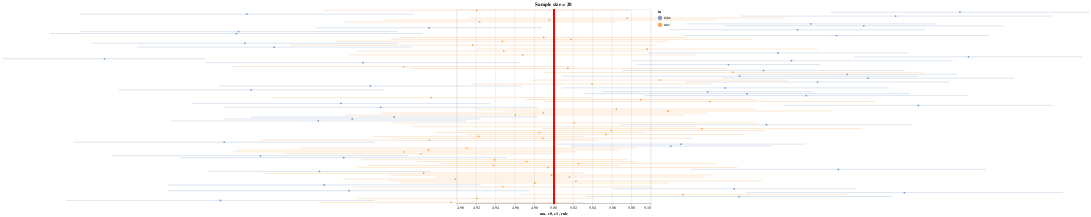

The code cell stored with this chart in its notebook:
### Code cell
points = alt.Chart(df).mark_circle(size=20).encode(
    alt.X("mu:Q", scale=alt.Scale(domain=[4.9, 5.1])),
    alt.Y('point:O', axis=None),
    alt.Color('in'))

error_bars = points.mark_rule(size=0.5).encode(
    x='c0',
    x2='c1',
)

rule = alt.Chart(df).mark_rule(color='red', size=3).encode(
    x='rule'
)

(points + error_bars + rule).properties(height=500, width=500, title=f'Sample size = {size}')

### Figure 1 — Vega-Lite specification as saved in the notebook (floating-point values rounded to 4 significant figures)
{"$schema": "https://vega.github.io/schema/vega-lite/v3.4.0.json", "config": {"mark": {"tooltip": null}, "view": {"height": 300, "width": 400}}, "data": {"name": "data-ffd6818ce44db904ea191a103e434950"}, "datasets": {"data-ffd6818ce44db904ea191a103e434950": [{"c0": 4.762, "c1": 5.079, "in": true, "mu": 4.921, "point": 0, "rule": 5}, {"c0": 5.285, "c1": 5.552, "in": false, "mu": 5.419, "point": 1, "rule": 5}, {"c0": 4.511, "c1": 4.856, "in": false, "mu": 4.684, "point": 2, "rule": 5}, {"c0": 5.192, "c1": 5.513, "in": false, "mu": 5.353, "point": 3, "rule": 5}, {"c0": 4.913, "c1": 5.238, "in": true, "mu": 5.076, "point": 4, "rule": 5}, {"c0": 4.826, "c1": 5.165, "in": true, "mu": 4.995, "point": 5, "rule": 5}, {"c0": 4.784, "c1": 5.063, "in": true, "mu": 4.924, "point": 6, "rule": 5}, {"c0": 5.137, "c1": 5.393, "in": false, "mu": 5.265, "point": 7, "rule": 5}, {"c0": 5.176, "c1": 5.464, "in": false, "mu": 5.32, "point": 8, "rule": 5}, {"c0": 4.755, "c1": 4.988, "in": false, "mu": 4.872, "point": 9, "rule": 5}, {"c0": 5.12, "c1": 5.383, "in": false, "mu": 5.251, "point": 10, "rule": 5}, {"c0": 4.511, "c1": 4.839, "in": false, "mu": 4.675, "point": 11, "rule": 5}, {"c0": 4.481, "c1": 4.865, "in": false, "mu": 4.673, "point": 12, "rule": 5}, {"c0": 5.135, "c1": 5.449, "in": false, "mu": 5.292, "point": 13, "rule": 5}, {"c0": 4.84, "c1": 5.139, "in": true, "mu": 4.99, "point": 14, "rule": 5}, {"c0": 4.832, "c1": 5.204, "in": true, "mu": 5.018, "point": 15, "rule": 5}, {"c0": 4.776, "c1": 5.118, "in": true, "mu": 4.947, "point": 16, "rule": 5}, {"c0": 4.523, "c1": 4.84, "in": false, "mu": 4.682, "point": 17, "rule": 5}, {"c0": 4.728, "c1": 5.105, "in": true, "mu": 4.917, "point": 18, "rule": 5}, {"c0": 4.571, "c1": 4.853, "in": false, "mu": 4.712, "point": 19, "rule": 5}, {"c0": 4.921, "c1": 5.272, "in": true, "mu": 5.096, "point": 20, "rule": 5}, {"c0": 4.798, "c1": 5.1, "in": true, "mu": 4.949, "point": 21, "rule": 5}, {"c0": 5.097, "c1": 5.366, "in": false, "mu": 5.231, "point": 22, "rule": 5}, {"c0": 4.789, "c1": 5.147, "in": true, "mu": 4.968, "point": 23, "rule": 5}, {"c0": 5.31, "c1": 5.545, "in": false, "mu": 5.428, "point": 24, "rule": 5}, {"c0": 4.432, "c1": 4.642, "in": false, "mu": 4.537, "point": 25, "rule": 5}, {"c0": 5.08, "c1": 5.41, "in": false, "mu": 5.245, "point": 26, "rule": 5}, {"c0": 4.641, "c1": 4.966, "in": false, "mu": 4.803, "point": 27, "rule": 5}, {"c0": 5.086, "c1": 5.275, "in": false, "mu": 5.18, "point": 28, "rule": 5}, {"c0": 4.669, "c1": 5.022, "in": true, "mu": 4.845, "point": 29, "rule": 5}, {"c0": 4.852, "c1": 5.177, "in": true, "mu": 5.015, "point": 30, "rule": 5}, {"c0": 5.071, "c1": 5.362, "in": false, "mu": 5.216, "point": 31, "rule": 5}, {"c0": 4.989, "c1": 5.38, "in": true, "mu": 5.185, "point": 32, "rule": 5}, {"c0": 5.189, "c1": 5.416, "in": false, "mu": 5.302, "point": 33, "rule": 5}, {"c0": 5.008, "c1": 5.375, "in": false, "mu": 5.192, "point": 34, "rule": 5}, {"c0": 5.174, "c1": 5.475, "in": false, "mu": 5.324, "point": 35, "rule": 5}, {"c0": 4.977, "c1": 5.241, "in": true, "mu": 5.109, "point": 36, "rule": 5}, {"c0": 5.136, "c1": 5.408, "in": false, "mu": 5.272, "point": 37, "rule": 5}, {"c0": 4.914, "c1": 5.165, "in": true, "mu": 5.04, "point": 38, "rule": 5}, {"c0": 4.655, "c1": 4.967, "in": false, "mu": 4.811, "point": 39, "rule": 5}, {"c0": 5.008, "c1": 5.346, "in": false, "mu": 5.177, "point": 40, "rule": 5}, {"c0": 4.552, "c1": 4.825, "in": false, "mu": 4.688, "point": 41, "rule": 5}, {"c0": 5.05, "c1": 5.267, "in": false, "mu": 5.159, "point": 42, "rule": 5}, {"c0": 5.031, "c1": 5.368, "in": false, "mu": 5.199, "point": 43, "rule": 5}, {"c0": 5.094, "c1": 5.427, "in": false, "mu": 5.26, "point": 44, "rule": 5}, {"c0": 4.709, "c1": 5.038, "in": true, "mu": 4.874, "point": 45, "rule": 5}, {"c0": 4.971, "c1": 5.209, "in": true, "mu": 5.09, "point": 46, "rule": 5}, {"c0": 4.992, "c1": 5.331, "in": true, "mu": 5.161, "point": 47, "rule": 5}, {"c0": 4.626, "c1": 4.935, "in": false, "mu": 4.781, "point": 48, "rule": 5}, {"c0": 5.238, "c1": 5.514, "in": false, "mu": 5.376, "point": 49, "rule": 5}, {"c0": 4.66, "c1": 4.983, "in": false, "mu": 4.822, "point": 50, "rule": 5}, {"c0": 4.919, "c1": 5.21, "in": true, "mu": 5.065, "point": 51, "rule": 5}, {"c0": 4.95, "c1": 5.286, "in": true, "mu": 5.118, "point": 52, "rule": 5}, {"c0": 4.821, "c1": 5.158, "in": true, "mu": 4.989, "point": 53, "rule": 5}, {"c0": 4.786, "c1": 5.135, "in": true, "mu": 4.961, "point": 54, "rule": 5}, {"c0": 4.688, "c1": 4.984, "in": false, "mu": 4.836, "point": 55, "rule": 5}, {"c0": 4.661, "c1": 4.924, "in": false, "mu": 4.792, "point": 56, "rule": 5}, {"c0": 4.605, "c1": 4.909, "in": false, "mu": 4.757, "point": 57, "rule": 5}, {"c0": 4.832, "c1": 5.211, "in": true, "mu": 5.021, "point": 58, "rule": 5}, {"c0": 5.069, "c1": 5.37, "in": false, "mu": 5.219, "point": 59, "rule": 5}, {"c0": 4.855, "c1": 5.147, "in": true, "mu": 5.001, "point": 60, "rule": 5}, {"c0": 4.988, "c1": 5.318, "in": true, "mu": 5.153, "point": 61, "rule": 5}, {"c0": 4.901, "c1": 5.217, "in": true, "mu": 5.059, "point": 62, "rule": 5}, {"c0": 4.877, "c1": 5.093, "in": true, "mu": 4.985, "point": 63, "rule": 5}, {"c0": 4.912, "c1": 5.196, "in": true, "mu": 5.054, "point": 64, "rule": 5}, {"c0": 4.814, "c1": 5.031, "in": true, "mu": 4.923, "point": 65, "rule": 5}, {"c0": 4.835, "c1": 5.143, "in": true, "mu": 4.989, "point": 66, "rule": 5}, {"c0": 4.699, "c1": 5.045, "in": true, "mu": 4.872, "point": 67, "rule": 5}, {"c0": 4.505, "c1": 4.815, "in": false, "mu": 4.66, "point": 68, "rule": 5}, {"c0": 5.003, "c1": 5.259, "in": false, "mu": 5.131, "point": 69, "rule": 5}, {"c0": 5.017, "c1": 5.225, "in": false, "mu": 5.121, "point": 70, "rule": 5}, {"c0": 4.737, "c1": 5.084, "in": true, "mu": 4.91, "point": 71, "rule": 5}, {"c0": 4.673, "c1": 5.069, "in": true, "mu": 4.871, "point": 72, "rule": 5}, {"c0": 4.668, "c1": 5.023, "in": true, "mu": 4.846, "point": 73, "rule": 5}, {"c0": 4.72, "c1": 5.006, "in": true, "mu": 4.863, "point": 74, "rule": 5}, {"c0": 4.545, "c1": 4.851, "in": false, "mu": 4.698, "point": 75, "rule": 5}, {"c0": 4.616, "c1": 4.951, "in": false, "mu": 4.784, "point": 76, "rule": 5}, {"c0": 4.802, "c1": 5.076, "in": true, "mu": 4.939, "point": 77, "rule": 5}, {"c0": 4.859, "c1": 5.085, "in": true, "mu": 4.972, "point": 78, "rule": 5}, {"c0": 4.884, "c1": 5.168, "in": true, "mu": 5.026, "point": 79, "rule": 5}, {"c0": 4.808, "c1": 5.068, "in": true, "mu": 4.938, "point": 80, "rule": 5}, {"c0": 4.799, "c1": 5.189, "in": true, "mu": 4.994, "point": 81, "rule": 5}, {"c0": 5.141, "c1": 5.445, "in": false, "mu": 5.293, "point": 82, "rule": 5}, {"c0": 4.644, "c1": 4.873, "in": false, "mu": 4.759, "point": 83, "rule": 5}, {"c0": 4.7, "c1": 5.031, "in": true, "mu": 4.866, "point": 84, "rule": 5}, {"c0": 4.832, "c1": 5.164, "in": true, "mu": 4.998, "point": 85, "rule": 5}, {"c0": 4.877, "c1": 5.155, "in": true, "mu": 5.016, "point": 86, "rule": 5}, {"c0": 4.782, "c1": 5.015, "in": true, "mu": 4.899, "point": 87, "rule": 5}, {"c0": 4.831, "c1": 5.215, "in": true, "mu": 5.023, "point": 88, "rule": 5}, {"c0": 4.842, "c1": 5.119, "in": true, "mu": 4.981, "point": 89, "rule": 5}, {"c0": 4.602, "c1": 4.925, "in": false, "mu": 4.763, "point": 90, "rule": 5}, {"c0": 4.793, "c1": 5.102, "in": true, "mu": 4.947, "point": 91, "rule": 5}, {"c0": 5.061, "c1": 5.311, "in": false, "mu": 5.186, "point": 92, "rule": 5}, {"c0": 4.603, "c1": 4.975, "in": false, "mu": 4.789, "point": 93, "rule": 5}, {"c0": 5.198, "c1": 5.525, "in": false, "mu": 5.362, "point": 94, "rule": 5}, {"c0": 4.963, "c1": 5.303, "in": true, "mu": 5.133, "point": 95, "rule": 5}, {"c0": 5.033, "c1": 5.35, "in": false, "mu": 5.191, "point": 96, "rule": 5}, {"c0": 4.798, "c1": 5.044, "in": true, "mu": 4.921, "point": 97, "rule": 5}, {"c0": 4.497, "c1": 4.815, "in": false, "mu": 4.656, "point": 98, "rule": 5}, {"c0": 4.758, "c1": 5.031, "in": true, "mu": 4.894, "point": 99, "rule": 5}]}, "height": 500, "layer": [{"encoding": {"color": {"field": "in", "type": "nominal"}, "x": {"field": "mu", "scale": {"domain": [4.9, 5.1]}, "type": "quantitative"}, "y": {"axis": null, "field": "point", "type": "ordinal"}}, "mark": {"size": 20, "type": "circle"}}, {"encoding": {"color": {"field": "in", "type": "nominal"}, "x": {"field": "c0", "type": "quantitative"}, "x2": {"field": "c1"}, "y": {"axis": null, "field": "point", "type": "ordinal"}}, "mark": {"size": 0.5, "type": "rule"}}, {"encoding": {"x": {"field": "rule", "type": "quantitative"}}, "mark": {"color": "red", "size": 3, "type": "rule"}}], "title": "Sample size = 20", "width": 500}
